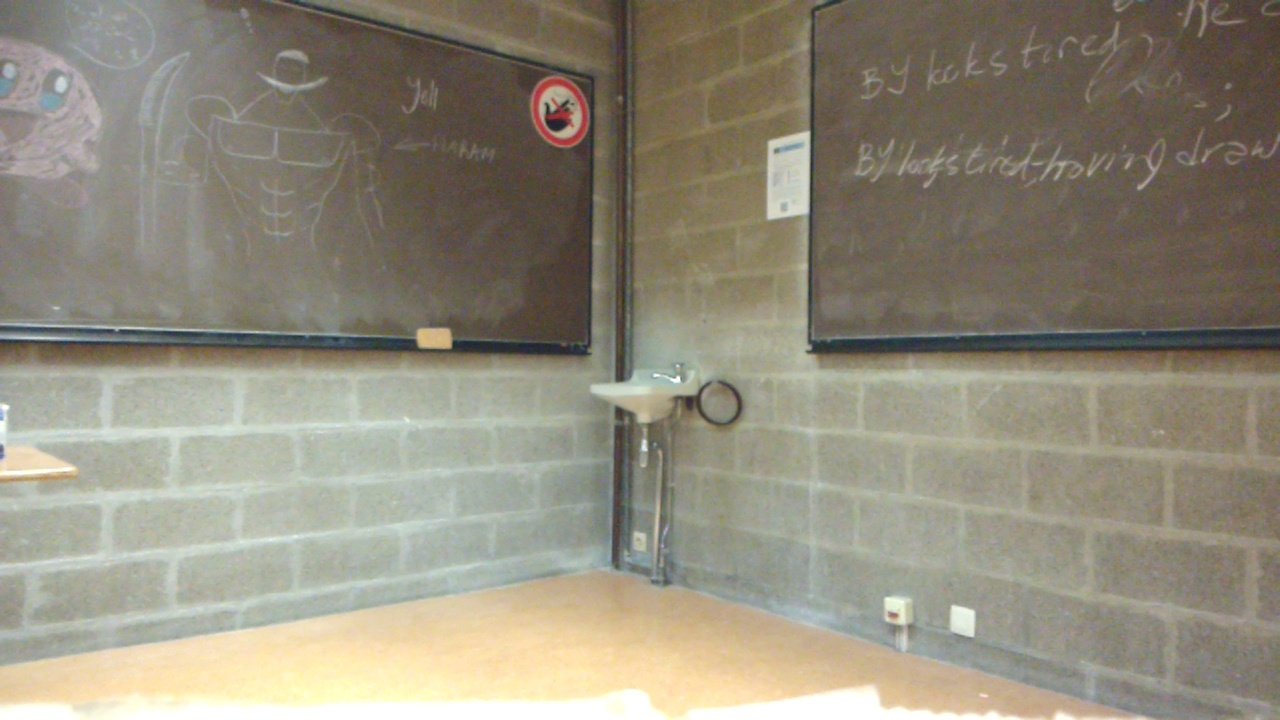
#> input picture image1.jpg, 1280 x 720 px
$ python -i panorama.py   (imports and definitions only)
#> lines starting #> are read from the running program, lines starting #| are printed output that depends on the picture; after the words box and inside, x2 and y2 are one past the last pixel; in counts of white or black regions, pixels touching at a corner belong together
#> further down, picture is the input picture: shape (720, 1280, 3); mean B, G, R 124.1, 140.3, 146
import cv2 as cv2
import numpy as np
import math
import imutils
from anglemeter import compute_homography

sampling_span = 5
condition_treshold = 0.5

# [36 lines left out: function warp_image, not called in this run]

def crop_pano(image):
    """"
    Crop a rectangle image from the panorama to get rid of black borders.

    Source :
    https://pyimagesearch.com/2018/12/17/image-stitching-with-opencv-and-python/
    """
    # 10 pixel border surrounding the stitched image
    pano = cv2.copyMakeBorder(image, 10, 10, 10, 10,
        cv2.BORDER_CONSTANT, (0, 0, 0))
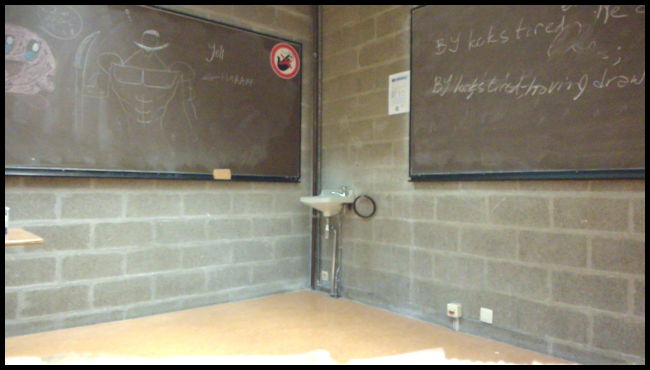
#> pano: shape (740, 1300, 3) (shown at 1/2 size); mean B, G, R 118.9, 134.4, 139.8

    # treshold the image such that all pixels greater than zero are set to 255 (mask of non black pixels)
    gray = cv2.cvtColor(pano, cv2.COLOR_BGR2GRAY)
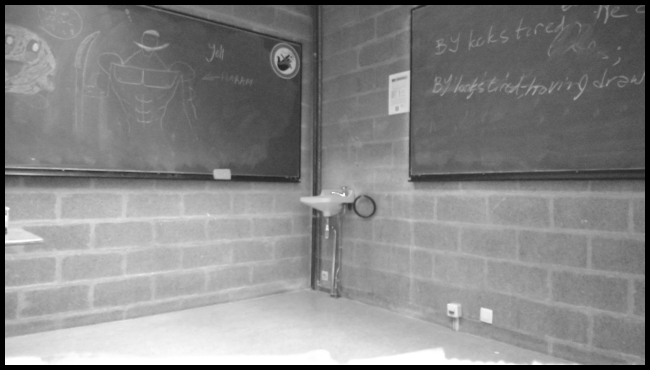
#> gray: shape (740, 1300) (shown at 1/2 size); min 0, max 255, mean 134.3
    thresh = cv2.threshold(gray, 0, 255, cv2.THRESH_BINARY)[1]
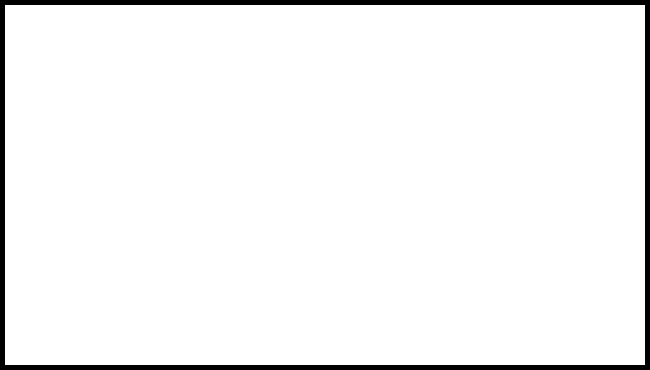
#> thresh: shape (740, 1300) (shown at 1/2 size); 95.8% white; 1 black region

    # find the largest external contours of the mask
    cnts = cv2.findContours(thresh.copy(), cv2.RETR_EXTERNAL, cv2.CHAIN_APPROX_SIMPLE)
#> cnts = 1 contour; box (x1, y1, x2, y2) and area: (10, 10, 1290, 730) 919601
    cnts = imutils.grab_contours(cnts)
#> cnts = [[[10, 10], [10, 729], [1289, 729], [1289, 10]]]
    c = max(cnts, key=cv2.contourArea)
#> c = [[10, 10], [10, 729], [1289, 729], [1289, 10]]

    # create the mask of the rectangular bounding box
    mask = np.zeros(thresh.shape, dtype="uint8")
    (x, y, w, h) = cv2.boundingRect(c)
#> x = 10; y = 10; w = 1280; h = 720
    cv2.rectangle(mask, (x, y), (x + w, y + h), 255, -1)
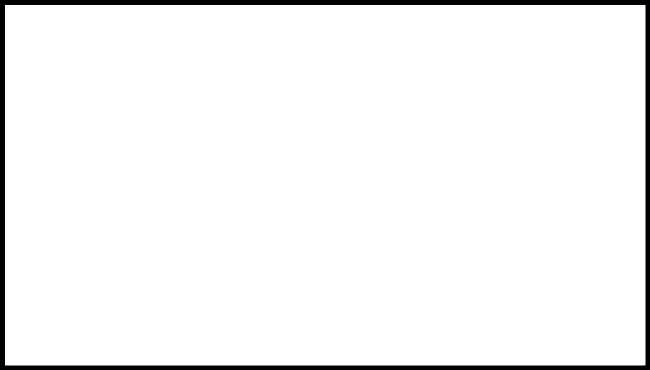
#> mask: shape (740, 1300) (shown at 1/2 size); 96% white; 1 black region, box (x1, y1, x2, y2) and area: (0, 0, 1300, 740) 38399

    # 2 copies of the mask
    minRect = mask.copy() # Minimum rectangular mask
    sub = mask.copy()     # to know if we need to keep decreasing the size of the mask

    # loop to find the rectangle within the tresholded image
    while cv2.countNonZero(sub) > 0:
        # erode the minimum rectangular mask and
        # subtract the thresholded image from the minimum rectangular mask
        minRect = cv2.erode(minRect, None)
        sub = cv2.subtract(minRect, thresh)
#> this loop made 1 pass
#> pass 1, in crop_pano, `minRect = cv2.erode(minRect, None)`:
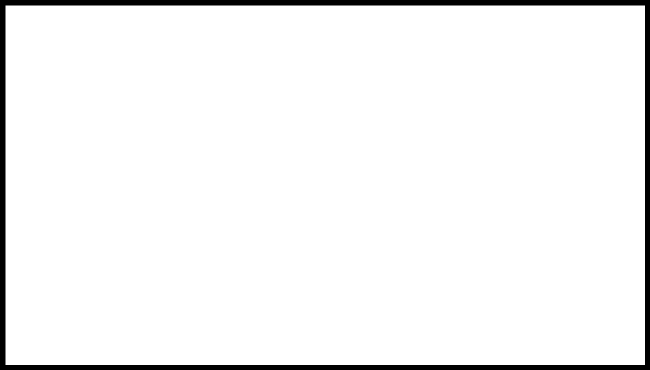
#> minRect: shape (740, 1300) (shown at 1/2 size); 95.6% white; 1 black region

    # contours of the minimum rectangular mask and bouding box
    cnts = cv2.findContours(minRect.copy(), cv2.RETR_EXTERNAL, cv2.CHAIN_APPROX_SIMPLE)
#> cnts = 1 contour; box (x1, y1, x2, y2) and area: (11, 11, 1290, 730) 917604
    cnts = imutils.grab_contours(cnts)
#> cnts = [[[11, 11], [11, 729], [1289, 729], [1289, 11]]]
    c = max(cnts, key=cv2.contourArea)
#> c = [[11, 11], [11, 729], [1289, 729], [1289, 11]]
    (x, y, w, h) = cv2.boundingRect(c)
#> x = 11; y = 11; w = 1279; h = 719

    # crop the image using the bounding box and resize it.
    croppedPano = pano[y:y + h, x:x + w]
    croppedPano = cv2.resize(croppedPano, (1280, 720))
#> croppedPano: shape (720, 1280, 3)

    return croppedPano


# [122 lines left out: functions cylindrical_warp_image, create_mosaic, create_panorama, not called in this run]

>>> import cv2
>>> picture = cv2.imread('image1.jpg')
>>> result = crop_pano(picture)

$ run again, on image2.jpg
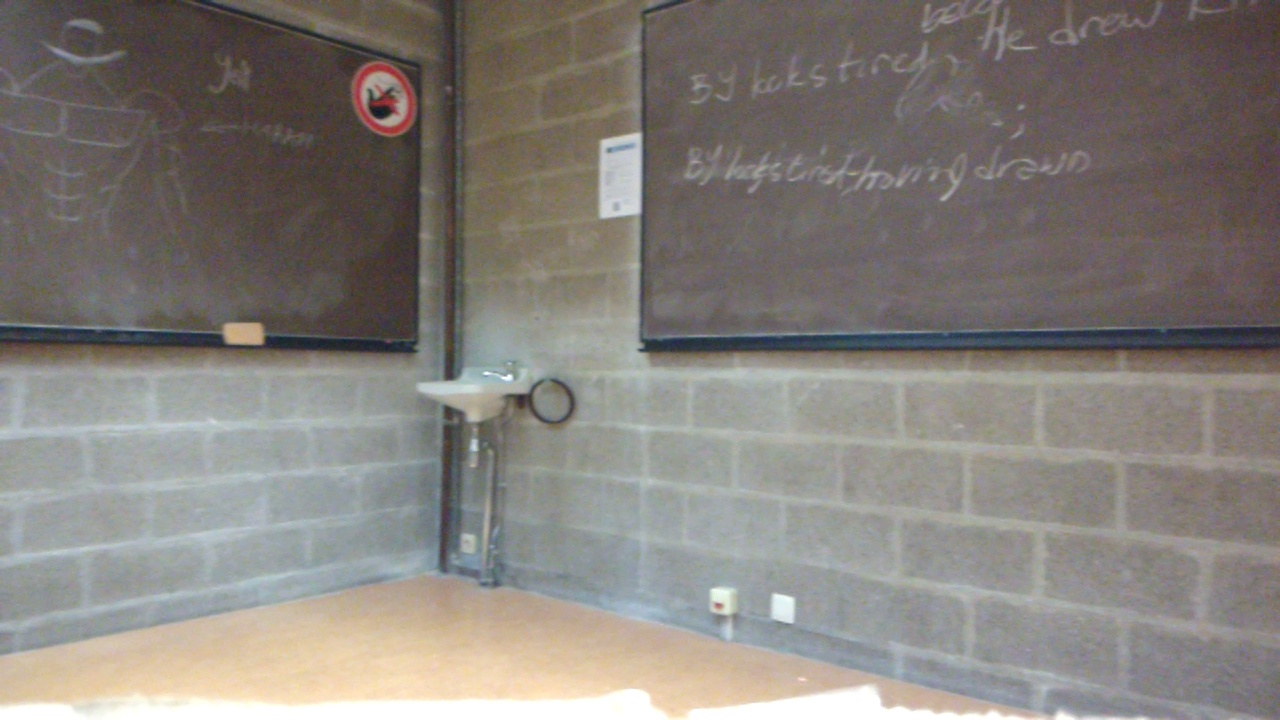
#> input picture image2.jpg, 1280 x 720 px
#> picture is the input picture: shape (720, 1280, 3); mean B, G, R 123, 128, 133.1
#> in crop_pano, `pano = cv2.copyMakeBorder(image, 10, 10, 10, 10, cv2.BORDER_CONSTANT, ..`:
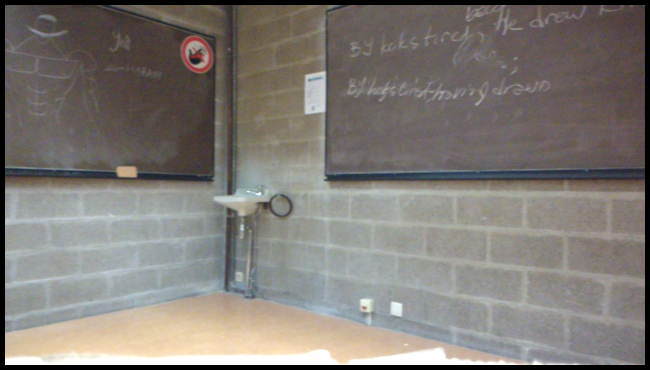
#> pano: shape (740, 1300, 3) (shown at 1/2 size); mean B, G, R 117.8, 122.7, 127.5
#> in crop_pano, `gray = cv2.cvtColor(pano, cv2.COLOR_BGR2GRAY)`:
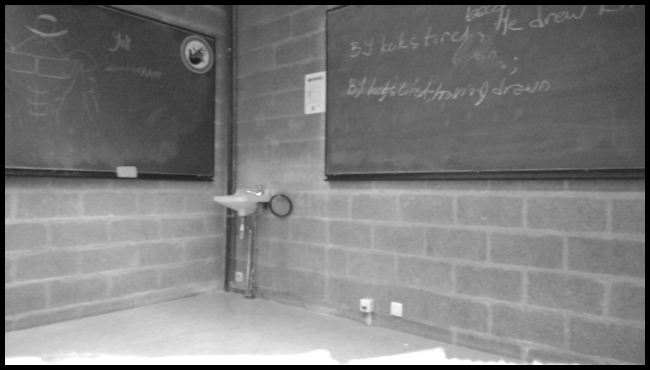
#> gray: shape (740, 1300) (shown at 1/2 size); min 0, max 255, mean 123.5
#> thresh: shape (740, 1300); 95.8% white; 1 black region
#> in crop_pano, `cnts = cv2.findContours(thresh.copy(), cv2.RETR_EXTERNAL, cv2.CHAIN_AP..`: cnts = 1 contour; box (x1, y1, x2, y2) and area: (10, 10, 1290, 730) 919601
#> in crop_pano, `cnts = imutils.grab_contours(cnts)`: cnts = [[[10, 10], [10, 729], [1289, 729], [1289, 10]]]
#> in crop_pano, `c = max(cnts, key=cv2.contourArea)`: c = [[10, 10], [10, 729], [1289, 729], [1289, 10]]
#> in crop_pano, `(x, y, w, h) = cv2.boundingRect(c)`: x = 10; w = 1280; h = 720
#> mask: shape (740, 1300); 96% white; 1 black region, box (x1, y1, x2, y2) and area: (0, 0, 1300, 740) 38399
#> the loop in crop_pano, `while cv2.countNonZero(sub) > 0:` made 1 pass
#> in crop_pano, `cnts = cv2.findContours(minRect.copy(), cv2.RETR_EXTERNAL, cv2.CHAIN_A..`: cnts = 1 contour; box (x1, y1, x2, y2) and area: (11, 11, 1290, 730) 917604
#> in crop_pano, `cnts = imutils.grab_contours(cnts)`: cnts = [[[11, 11], [11, 729], [1289, 729], [1289, 11]]]
#> in crop_pano, `c = max(cnts, key=cv2.contourArea)`: c = [[11, 11], [11, 729], [1289, 729], [1289, 11]]
#> in crop_pano, `(x, y, w, h) = cv2.boundingRect(c)`: x = 11; w = 1279; h = 719

$ run again, on image3.jpg
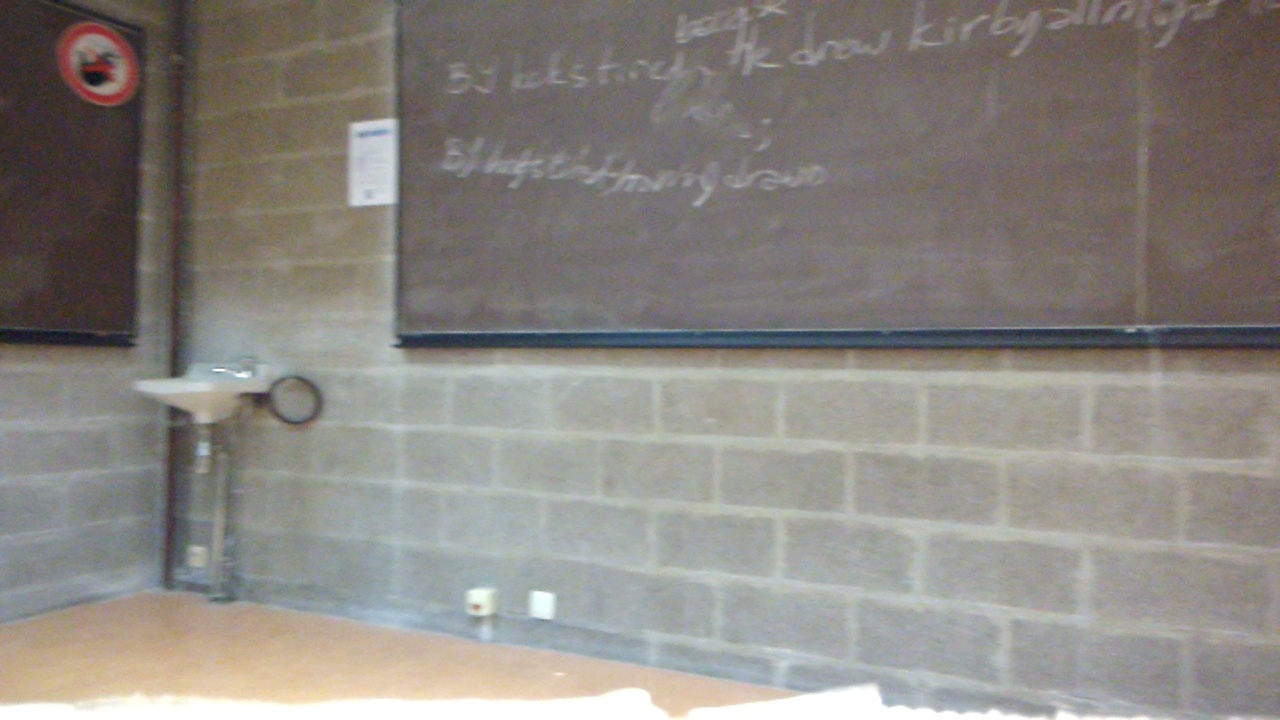
#> input picture image3.jpg, 1280 x 720 px
#> picture is the input picture: shape (720, 1280, 3); mean B, G, R 129.3, 134.2, 138.4
#> in crop_pano, `pano = cv2.copyMakeBorder(image, 10, 10, 10, 10, cv2.BORDER_CONSTANT, ..`:
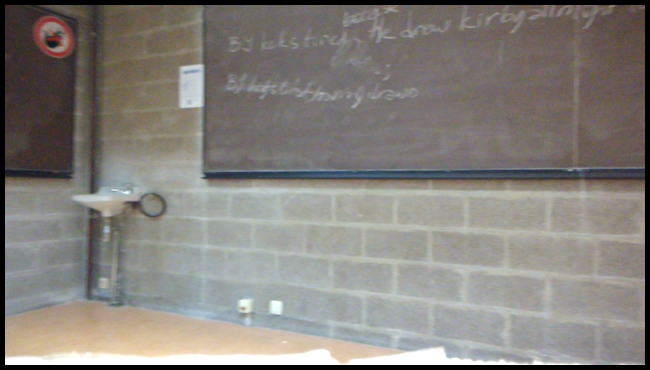
#> pano: shape (740, 1300, 3) (shown at 1/2 size); mean B, G, R 123.8, 128.6, 132.6
#> in crop_pano, `gray = cv2.cvtColor(pano, cv2.COLOR_BGR2GRAY)`:
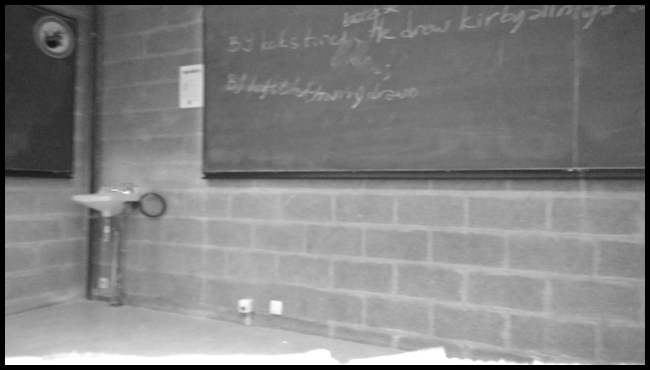
#> gray: shape (740, 1300) (shown at 1/2 size); min 0, max 255, mean 129.2
#> thresh: shape (740, 1300); 95.8% white; 1 black region
#> in crop_pano, `cnts = cv2.findContours(thresh.copy(), cv2.RETR_EXTERNAL, cv2.CHAIN_AP..`: cnts = 1 contour; box (x1, y1, x2, y2) and area: (10, 10, 1290, 730) 919601
#> in crop_pano, `cnts = imutils.grab_contours(cnts)`: cnts = [[[10, 10], [10, 729], [1289, 729], [1289, 10]]]
#> in crop_pano, `c = max(cnts, key=cv2.contourArea)`: c = [[10, 10], [10, 729], [1289, 729], [1289, 10]]
#> in crop_pano, `(x, y, w, h) = cv2.boundingRect(c)`: x = 10; w = 1280; h = 720
#> mask: shape (740, 1300); 96% white; 1 black region, box (x1, y1, x2, y2) and area: (0, 0, 1300, 740) 38399
#> the loop in crop_pano, `while cv2.countNonZero(sub) > 0:` made 1 pass
#> in crop_pano, `cnts = cv2.findContours(minRect.copy(), cv2.RETR_EXTERNAL, cv2.CHAIN_A..`: cnts = 1 contour; box (x1, y1, x2, y2) and area: (11, 11, 1290, 730) 917604
#> in crop_pano, `cnts = imutils.grab_contours(cnts)`: cnts = [[[11, 11], [11, 729], [1289, 729], [1289, 11]]]
#> in crop_pano, `c = max(cnts, key=cv2.contourArea)`: c = [[11, 11], [11, 729], [1289, 729], [1289, 11]]
#> in crop_pano, `(x, y, w, h) = cv2.boundingRect(c)`: x = 11; w = 1279; h = 719

$ run again, on panorama.jpg
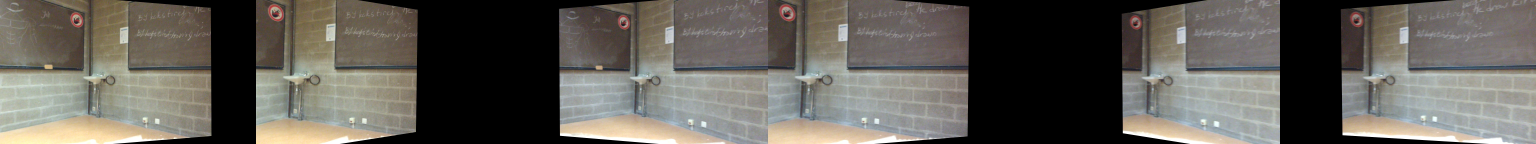
#> input picture panorama.jpg, 7680 x 720 px (shown at 1/5 size)
#> picture is the input picture: shape (720, 7680, 3); mean B, G, R 88.6, 95.3, 98.6
#> in crop_pano, `thresh = cv2.threshold(gray, 0, 255, cv2.THRESH_BINARY)[1]`:
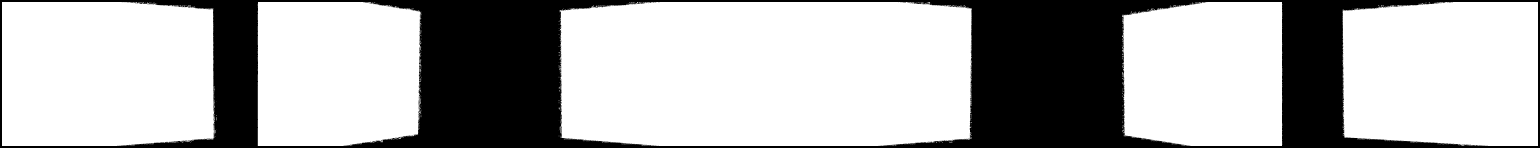
#> thresh: shape (740, 7700) (shown at 1/5 size); 69.8% white; 160 black regions (158 under 20 px)
#> in crop_pano, `cnts = cv2.findContours(thresh.copy(), cv2.RETR_EXTERNAL, cv2.CHAIN_AP..`: cnts = 1201 contours, 1185 with area under 20; largest, box (x1, y1, x2, y2) and area: (2798, 10, 4859, 730) 1438876, (10, 10, 1074, 730) 742191, (6713, 10, 7690, 730) 672037, (1289, 10, 2107, 730) 562338, (5610, 10, 6411, 730) 545522
#> in crop_pano, `c = max(cnts, key=cv2.contourArea)`: c = contour of 3318 points, box (x1, y1, x2, y2) (2798, 10, 4859, 730), area 1438876
#> in crop_pano, `(x, y, w, h) = cv2.boundingRect(c)`: x = 2798; y = 10; w = 2061; h = 720
#> mask: shape (740, 7700); 26.1% white; 1 white region, box (x1, y1, x2, y2) and area: (2798, 10, 4860, 731) 1486702
#> the loop in crop_pano, `while cv2.countNonZero(sub) > 0:` made 41 passes
#> in crop_pano, `cnts = cv2.findContours(minRect.copy(), cv2.RETR_EXTERNAL, cv2.CHAIN_A..`: cnts = 1 contour; box (x1, y1, x2, y2) and area: (2839, 51, 4819, 690) 1262602
#> in crop_pano, `cnts = imutils.grab_contours(cnts)`: cnts = [[[2839, 51], [2839, 689], [4818, 689], [4818, 51]]]
#> in crop_pano, `c = max(cnts, key=cv2.contourArea)`: c = [[2839, 51], [2839, 689], [4818, 689], [4818, 51]]
#> in crop_pano, `(x, y, w, h) = cv2.boundingRect(c)`: x = 2839; y = 51; w = 1980; h = 639
#> in crop_pano, `croppedPano = cv2.resize(croppedPano, (1280, 720))`:
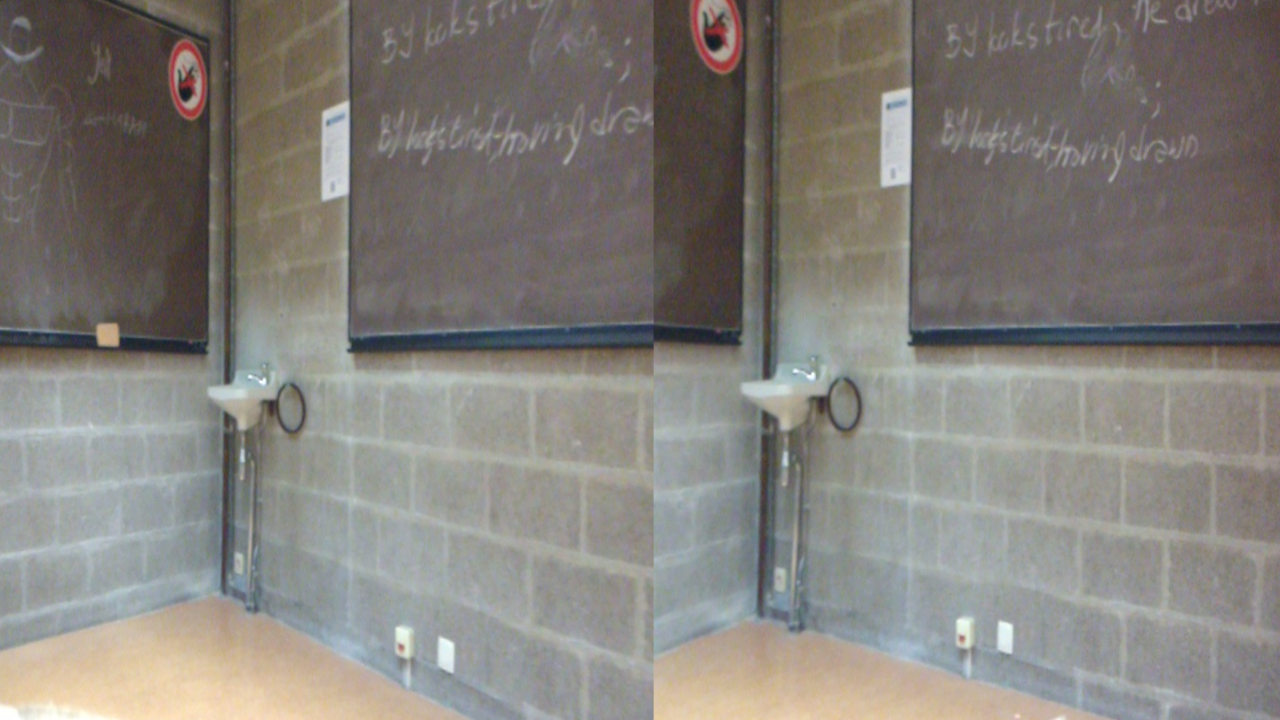
#> croppedPano: shape (720, 1280, 3); mean B, G, R 122.8, 127.9, 131.6
